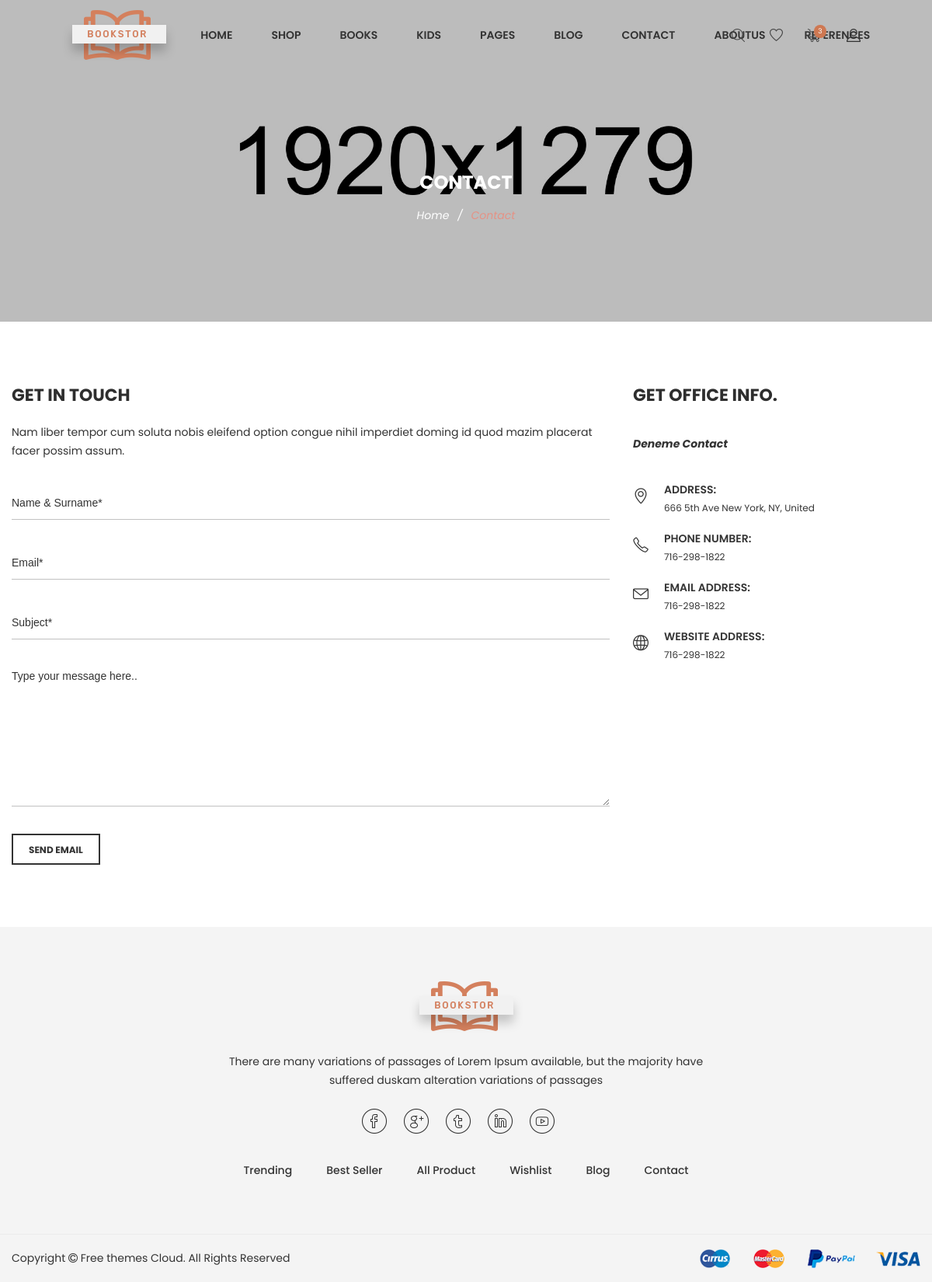
Before: /contact with the older database file.
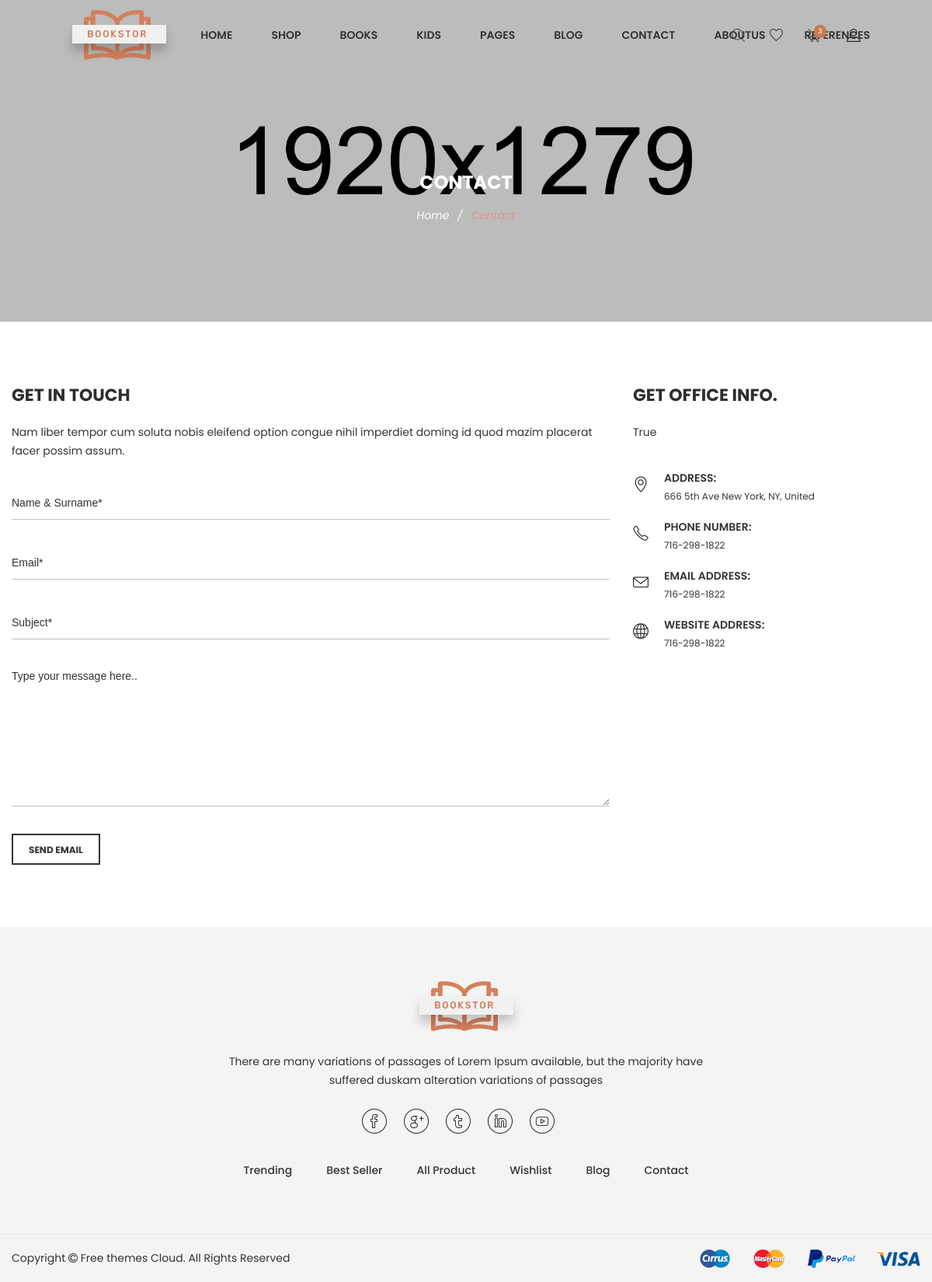
After: the same page with the newer database file.
### home/models.py (models this page shows, shortened)
class Setting(models.Model):
    STATUS = (
        ('True', 'Evet'),
        ('False', 'Hayır'),
    )
    title = models.CharField(max_length=50)
    keywords = models.CharField(max_length=50)
    description = models.CharField(max_length=255)
    company = models.CharField(max_length=50)
    address = models.CharField(blank=True, max_length=100)
    phone = models.CharField(blank=True, max_length=15)
    fax = models.CharField(blank=True, max_length=15)
    email = models.CharField(blank=True, max_length=50)
    smtpserver = models.CharField(blank=True, max_length=50)
    smtpmail = models.CharField(blank=True, max_length=50)
    smtppassword = models.CharField(blank=True, max_length=100)
    smtpport = models.CharField(blank=True, max_length=10)
    icon = models.ImageField(blank=True, upload_to='assets/images/', max_length=255)
    facebook = models.CharField(blank=True, max_length=50)
    twitter = models.CharField(blank=True, max_length=50)
    instagram = models.CharField(blank=True, max_length=50)
    aboutus = RichTextUploadingField(blank=True)
    contact = RichTextUploadingField(blank=True)
    references = RichTextUploadingField(blank=True)
    status = models.CharField(max_length=10, choices=STATUS)
    create_at = models.DateTimeField(auto_now_add=True)
    update_at = models.DateTimeField(auto_now=True)

### home/views.py (the view, shortened to what this page needs)
# urls.py: path('contact', views.contact, name='contact'),
def contact(request):
    setting = Setting.objects.get(pk=1)
    form = ContactForm()
    context = {'setting': setting, 'form': form}
    return render(request, 'Pages/contactPage.html', context)

### home/models.py
class ContactForm(ModelForm):
    class Meta:
        model = ContactFormMessage
        fields = ['name', 'email', 'subject', 'message']
        widgets = {
            'name': TextInput(attrs={'placeholder': 'Name & Surname'}),
            'subject': TextInput(attrs={'placeholder': 'Subject'}),
            'email': TextInput(attrs={'placeholder': 'Email Address'}),
            'message': Textarea(attrs={'placeholder': 'Your Message', 'rows': '5'}),
        }

### home/templates/Pages/contactPage.html (shortened to what this page needs)
{% extends 'HomeBase.html' %}
{% block body %}
    <div class="ht__bradcaump__area bg-image--5">
        <div class="container">
            <div class="row">
                <div class="col-lg-12">
                    <div class="bradcaump__inner text-center">
                        <h2 class="bradcaump-title">Contact</h2>
                        <nav class="bradcaump-content">
                            <a class="breadcrumb_item" href="/">Home</a>
                            <span class="brd-separetor">/</span>
                            <span class="breadcrumb_item active">Contact</span>
                        </nav>
                    </div>
                </div>
            </div>
        </div>
    </div>
    <section class="wn_contact_area bg--white pt--80 pb--80">
        <div class="container">
            <div class="row">
                <div class="col-lg-8 col-12">
                    <div class="contact-form-wrap">
                        <h2 class="contact__title">Get in touch</h2>
                        <p>Nam liber tempor cum soluta nobis eleifend option congue nihil imperdiet doming id quod mazim
                            placerat facer possim assum. </p>
                        <form id="contact-form" action="" method="post">
                            <div class="single-contact-form space-between">
                                <input type="text" name="name" placeholder="Name & Surname*" maxlength="50">
                            </div>
                            <div class="single-contact-form space-between">
                                <input type="email" name="email" placeholder="Email*" maxlength="50">
                            </div>
                            <div class="single-contact-form">
                                <input type="text" name="subject" placeholder="Subject*" maxlength="100">
                            </div>
                            <div class="single-contact-form message">
                                <textarea name="message" placeholder="Type your message here.." maxlength="255"></textarea>
                            </div>
                            <div class="contact-btn">
                                <button type="submit">Send Email</button>
                            </div>
                        </form>
                    </div>
                </div>
                <div class="col-lg-4 col-12 md-mt-40 sm-mt-40">
                    <div class="wn__address">
                        <h2 class="contact__title">Get office info.</h2>
                        <p>{{ setting.contact|safe }} </p>
                        <div class="wn__addres__wreapper">
                            <div class="single__address">
                                <i class="icon-location-pin icons"></i>
                                <div class="content">
                                    <span>address:</span>
                                    <p>666 5th Ave New York, NY, United</p>
                                </div>
                            </div>
                            <div class="single__address">
                                <i class="icon-phone icons"></i>
                                <div class="content">
                                    <span>Phone Number:</span>
                                    <p>716-298-1822</p>
                                </div>
                            </div>
                            <div class="single__address">
                                <i class="icon-envelope icons"></i>
                                <div class="content">
                                    <span>Email address:</span>
                                    <p>716-298-1822</p>
                                </div>
                            </div>
                            <div class="single__address">
                                <i class="icon-globe icons"></i>
                                <div class="content">
                                    <span>website address:</span>
                                    <p>716-298-1822</p>
                                </div>
                            </div>
                        </div>
                    </div>
                </div>
            </div>
        </div>
    </section>
{% endblock %}

### home/templates/HomeBase.html (shortened to what this page needs)
<!DOCTYPE html>
<html class="no-js" lang="zxx">
<head>
    {% load static %}
    <link rel="stylesheet" href="{% static 'css/bootstrap.min.css' %}">
    <link rel="stylesheet" href="{% static 'css/plugins.css' %}">
    <link rel="stylesheet" href="{% static 'style.css' %}">
    <link rel="stylesheet" href="{% static 'css/custom.css' %}">
</head>
<body>
{% include 'header.html' %}
<div class="wrapper" id="wrapper">
    {% block body %}{% endblock %}
    {% include 'footer.html' %}
</div>
</body>
</html>

### home/templates/header.html (shortened to what this page needs)
{% load static %}
<header id="wn__header" class="header__area header__absolute sticky__header">
    <div class="container-fluid">
        <div class="row">
            <div class="col-md-6 col-sm-6 col-6 col-lg-2">
                <div class="logo">
                    <a href="/">
                        <img src="../static/images/logo/logo.png" alt="logo images">
                    </a>
                </div>
            </div>
            <div class="col-lg-8 d-none d-lg-block">
                <nav class="mainmenu__nav">
                    <ul class="meninmenu d-flex justify-content-start">
                        <li class="drop with--one--item"><a href="/">Home</a></li>
                        <li class="drop"><a href="../static/#">Shop</a>
                        </li>
                        <li class="drop"><a href="../static/shop-grid.html">Books</a>
                        </li>
                        <li class="drop"><a href="../static/shop-grid.html">Kids</a>
                        </li>
                        <li class="drop"><a href="../static/#">Pages</a>
                        </li>
                        <li class="drop"><a href="../static/blog.html">Blog</a>
                        </li>
                        <li><a href="/contact">Contact</a></li>
                        <li><a href="/aboutus">AboutUs</a></li>
                        <li><a href="/references">References</a></li>
                    </ul>
                </nav>
            </div>
            <div class="col-md-6 col-sm-6 col-6 col-lg-2">
                <ul class="header__sidebar__right d-flex justify-content-end align-items-center">
                    <li class="shop_search"><a class="search__active" href="../static/#"></a></li>
                    <li class="wishlist"><a href="../static/#"></a></li>
                    <li class="shopcart"><a class="cartbox_active" href="../static/#"><span class="product_qun">3</span></a>
                    </li>
                    <li class="setting__bar__icon"><a class="setting__active" href="../static/#"></a>
                    </li>
                </ul>
            </div>
        </div>
    </div>
</header>

### home/templates/footer.html (shortened to what this page needs)
<footer id="wn__footer" class="footer__area bg__cat--8 brown--color">
    <div class="footer-static-top">
        <div class="container">
            <div class="row">
                <div class="col-lg-12">
                    <div class="footer__widget footer__menu">
                        <div class="ft__logo">
                            <a href="../static/index.html">
                                <img src="../static/images/logo/3.png" alt="logo">
                            </a>
                            <p>There are many variations of passages of Lorem Ipsum available, but the majority have
                                suffered duskam alteration variations of passages</p>
                        </div>
                        <div class="footer__content">
                            <ul class="social__net social__net--2 d-flex justify-content-center">
                                <li><a href="../static/#"><i class="bi bi-facebook"></i></a></li>
                                <li><a href="../static/#"><i class="bi bi-google"></i></a></li>
                                <li><a href="../static/#"><i class="bi bi-twitter"></i></a></li>
                                <li><a href="../static/#"><i class="bi bi-linkedin"></i></a></li>
                                <li><a href="../static/#"><i class="bi bi-youtube"></i></a></li>
                            </ul>
                            <ul class="mainmenu d-flex justify-content-center">
                                <li><a href="../static/index.html">Trending</a></li>
                                <li><a href="../static/index.html">Best Seller</a></li>
                                <li><a href="../static/index.html">All Product</a></li>
                                <li><a href="../static/index.html">Wishlist</a></li>
                                <li><a href="../static/index.html">Blog</a></li>
                                <li><a href="../static/index.html">Contact</a></li>
                            </ul>
                        </div>
                    </div>
                </div>
            </div>
        </div>
    </div>
    <div class="copyright__wrapper">
        <div class="container">
            <div class="row">
                <div class="col-lg-6 col-md-6 col-sm-12">
                    <div class="copyright">
                        <div class="copy__right__inner text-left">
                            <p>Copyright <i class="fa fa-copyright"></i> <a
                                    href="../static/https://freethemescloud.com/">Free themes Cloud.</a> All Rights
                                Reserved</p>
                        </div>
                    </div>
                </div>
                <div class="col-lg-6 col-md-6 col-sm-12">
                    <div class="payment text-right">
                        <img src="../static/images/icons/payment.png" alt=""/>
                    </div>
                </div>
            </div>
        </div>
    </div>
</footer>

Changed rows visible on the page:
changed Setting: contact "Deneme Contact" → "True"
